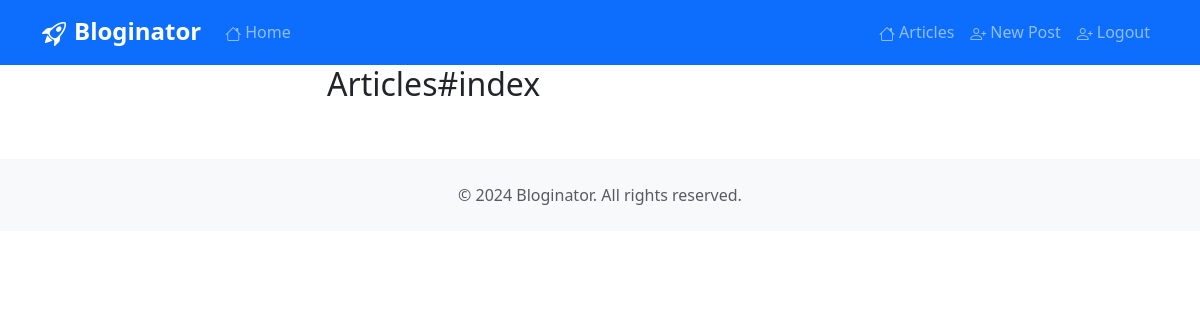
The page /articles (signed in) on the database as committed earlier.
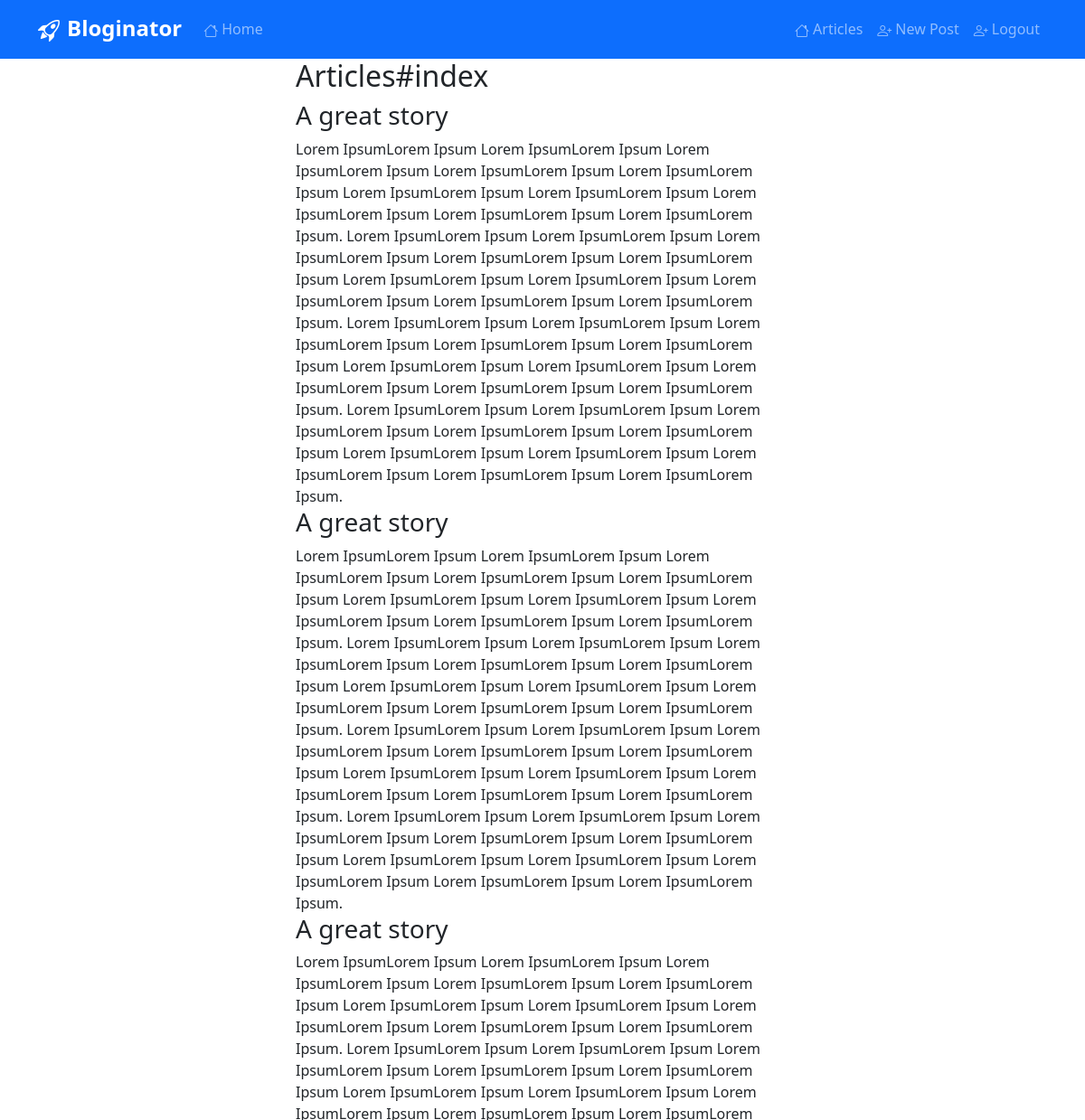
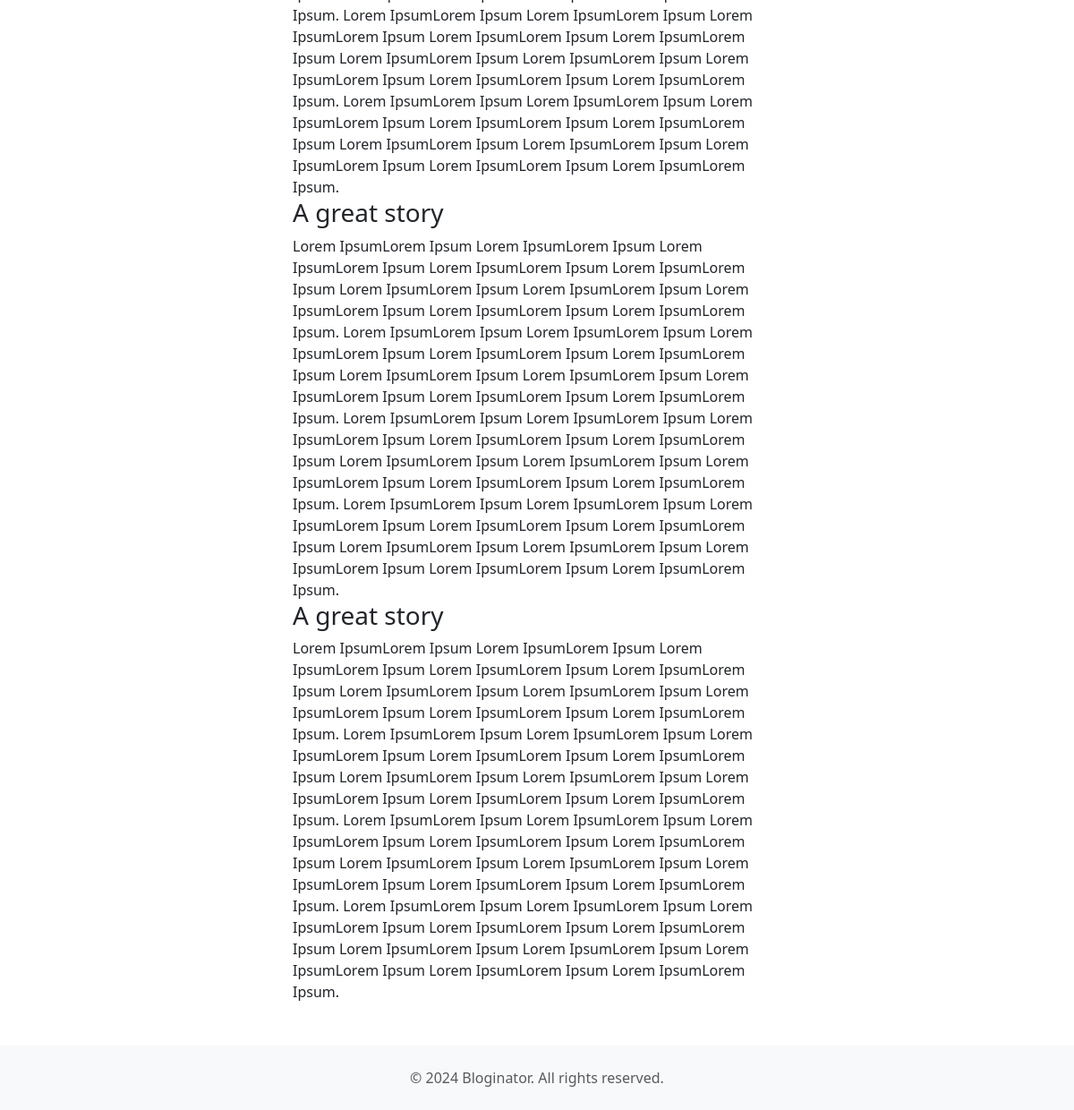
The same page on the database as committed later (2 pictures, top to bottom).
### models/article.py (models this page shows, shortened)
class Article(db.Model):
    __tablename__ = 'articles'
    id = db.Column(db.Integer, primary_key=True)
    title = db.Column(db.String(255))
    body = db.Column(db.String(255))
    created_at = db.Column(db.DateTime, default=datetime.utcnow)
    updated_at = db.Column(db.DateTime, default=datetime.utcnow, onupdate=datetime.utcnow)

### blueprints/articles.py (the view, shortened to what this page needs)
@articles.route('/articles', methods=['GET', 'POST'])
@login_required
def index():
    if request.method == 'GET':
        articles = Article.query.all()
        return render_template('articles-index.html', articles=articles)

### app.py (called while the page is built)
@login_manager.user_loader
def load_user(user_id):
    return User.query.get(int(user_id))

### templates/articles-index.html (shortened to what this page needs)
{% extends "base.html" %}
{% block content %}
<div class="container">
	<div class="row">
		<div class="col-lg-6 offset-lg-3">
			<h2>Articles#index</h2>
			{% for a in articles %}
			  <h3>{{ a.title }}</h3>
			  <div>{{ a.body }}</div>
			{% endfor %}
		</div>
	</div>
</div>
{% endblock %}

### templates/base.html (shortened to what this page needs)
<!DOCTYPE html>
<html lang="en">
<head>
    <link href="https://cdn.jsdelivr.net/npm/bootstrap@5.3.0/dist/css/bootstrap.min.css" rel="stylesheet">
    <link rel="stylesheet" href="https://cdn.jsdelivr.net/npm/bootstrap-icons@1.10.0/font/bootstrap-icons.css">
    <link rel="stylesheet" href="{{ url_for('static', filename='css/style.css') }}">
</head>
<body>
    <nav class="navbar navbar-expand-lg navbar-dark bg-primary">
        <div class="container">
            <a class="navbar-brand fw-bold" href="{{ url_for('pages.home') }}">
                <i class="bi bi-rocket-takeoff me-2"></i>Bloginator
            </a>
            <div class="collapse navbar-collapse" id="navbarNav">
                <ul class="navbar-nav me-auto">
                    <li class="nav-item">
                        <a class="nav-link" href="{{ url_for('pages.home') }}">
                            <i class="bi bi-house me-1"></i>Home
                        </a>
                    </li>
                </ul>
                <ul class="navbar-nav">
                    {% if current_user.is_authenticated %}
                        <li class="nav-item">
                            <a class="nav-link" href="{{ url_for('articles.index') }}">
                                <i class="bi bi-house me-1"></i>Articles
                            </a>
                        </li>
                        <li class="nav-item">
                            <a class="nav-link" href="{{ url_for('articles.new') }}">
                                <i class="bi bi-person-plus me-1"></i>New Post
                            </a>
                        </li>
                        <li class="nav-item">
                            <a class="nav-link" href="{{ url_for('auth.logout') }}">
                                <i class="bi bi-person-plus me-1"></i>Logout
                            </a>
                        </li>
                    {% endif %}
                </ul>
            </div>
        </div>
    </nav>
    <main>
        {% block content %}{% endblock %}
    </main>
    <footer class="bg-light text-center text-muted py-4 mt-5">
        <div class="container">
            <p class="mb-0">&copy; 2024 Bloginator. All rights reserved.</p>
        </div>
    </footer>
</body>
</html>

### static/css/style.css (style rules this page uses)
.navbar-brand { font-size: 1.5rem; }
.bi { vertical-align: -0.125em; }

Rows that differ between the two databases and show on the page:
added Article: title "A great story", body "Lorem IpsumLorem Ipsum Lorem IpsumLorem Ipsum Lorem IpsumLorem Ipsum Lorem IpsumLorem Ipsum Lorem IpsumLorem Ipsum Lorem IpsumLorem Ipsum Lorem IpsumLorem Ipsum Lorem IpsumLorem Ipsum Lorem IpsumLorem Ipsum Lorem IpsumLorem Ipsum. Lorem IpsumLorem Ipsum Lorem IpsumLorem Ipsum Lorem IpsumLorem Ipsum Lorem IpsumLorem Ipsum Lorem IpsumLorem Ipsum Lorem IpsumLorem Ipsum Lorem IpsumLorem Ipsum Lorem IpsumLorem Ipsum Lorem IpsumLorem Ipsum Lorem IpsumLorem Ipsum. Lorem IpsumLorem Ipsum Lorem IpsumLorem Ipsum Lorem IpsumLorem Ipsum Lorem IpsumLorem Ipsum Lorem IpsumLorem Ipsum Lorem IpsumLorem Ipsum Lorem IpsumLorem Ipsum Lorem IpsumLorem Ipsum Lorem IpsumLorem Ipsum Lorem IpsumLorem Ipsum. Lorem…"
added Article: title "A great story", body "Lorem IpsumLorem Ipsum Lorem IpsumLorem Ipsum Lorem IpsumLorem Ipsum Lorem IpsumLorem Ipsum Lorem IpsumLorem Ipsum Lorem IpsumLorem Ipsum Lorem IpsumLorem Ipsum Lorem IpsumLorem Ipsum Lorem IpsumLorem Ipsum Lorem IpsumLorem Ipsum. Lorem IpsumLorem Ipsum Lorem IpsumLorem Ipsum Lorem IpsumLorem Ipsum Lorem IpsumLorem Ipsum Lorem IpsumLorem Ipsum Lorem IpsumLorem Ipsum Lorem IpsumLorem Ipsum Lorem IpsumLorem Ipsum Lorem IpsumLorem Ipsum Lorem IpsumLorem Ipsum. Lorem IpsumLorem Ipsum Lorem IpsumLorem Ipsum Lorem IpsumLorem Ipsum Lorem IpsumLorem Ipsum Lorem IpsumLorem Ipsum Lorem IpsumLorem Ipsum Lorem IpsumLorem Ipsum Lorem IpsumLorem Ipsum Lorem IpsumLorem Ipsum Lorem IpsumLorem Ipsum. Lorem…"
added Article: title "A great story", body "Lorem IpsumLorem Ipsum Lorem IpsumLorem Ipsum Lorem IpsumLorem Ipsum Lorem IpsumLorem Ipsum Lorem IpsumLorem Ipsum Lorem IpsumLorem Ipsum Lorem IpsumLorem Ipsum Lorem IpsumLorem Ipsum Lorem IpsumLorem Ipsum Lorem IpsumLorem Ipsum. Lorem IpsumLorem Ipsum Lorem IpsumLorem Ipsum Lorem IpsumLorem Ipsum Lorem IpsumLorem Ipsum Lorem IpsumLorem Ipsum Lorem IpsumLorem Ipsum Lorem IpsumLorem Ipsum Lorem IpsumLorem Ipsum Lorem IpsumLorem Ipsum Lorem IpsumLorem Ipsum. Lorem IpsumLorem Ipsum Lorem IpsumLorem Ipsum Lorem IpsumLorem Ipsum Lorem IpsumLorem Ipsum Lorem IpsumLorem Ipsum Lorem IpsumLorem Ipsum Lorem IpsumLorem Ipsum Lorem IpsumLorem Ipsum Lorem IpsumLorem Ipsum Lorem IpsumLorem Ipsum. Lorem…"
added Article: title "A great story", body "Lorem IpsumLorem Ipsum Lorem IpsumLorem Ipsum Lorem IpsumLorem Ipsum Lorem IpsumLorem Ipsum Lorem IpsumLorem Ipsum Lorem IpsumLorem Ipsum Lorem IpsumLorem Ipsum Lorem IpsumLorem Ipsum Lorem IpsumLorem Ipsum Lorem IpsumLorem Ipsum. Lorem IpsumLorem Ipsum Lorem IpsumLorem Ipsum Lorem IpsumLorem Ipsum Lorem IpsumLorem Ipsum Lorem IpsumLorem Ipsum Lorem IpsumLorem Ipsum Lorem IpsumLorem Ipsum Lorem IpsumLorem Ipsum Lorem IpsumLorem Ipsum Lorem IpsumLorem Ipsum. Lorem IpsumLorem Ipsum Lorem IpsumLorem Ipsum Lorem IpsumLorem Ipsum Lorem IpsumLorem Ipsum Lorem IpsumLorem Ipsum Lorem IpsumLorem Ipsum Lorem IpsumLorem Ipsum Lorem IpsumLorem Ipsum Lorem IpsumLorem Ipsum Lorem IpsumLorem Ipsum. Lorem…"
added Article: title "A great story", body "Lorem IpsumLorem Ipsum Lorem IpsumLorem Ipsum Lorem IpsumLorem Ipsum Lorem IpsumLorem Ipsum Lorem IpsumLorem Ipsum Lorem IpsumLorem Ipsum Lorem IpsumLorem Ipsum Lorem IpsumLorem Ipsum Lorem IpsumLorem Ipsum Lorem IpsumLorem Ipsum. Lorem IpsumLorem Ipsum Lorem IpsumLorem Ipsum Lorem IpsumLorem Ipsum Lorem IpsumLorem Ipsum Lorem IpsumLorem Ipsum Lorem IpsumLorem Ipsum Lorem IpsumLorem Ipsum Lorem IpsumLorem Ipsum Lorem IpsumLorem Ipsum Lorem IpsumLorem Ipsum. Lorem IpsumLorem Ipsum Lorem IpsumLorem Ipsum Lorem IpsumLorem Ipsum Lorem IpsumLorem Ipsum Lorem IpsumLorem Ipsum Lorem IpsumLorem Ipsum Lorem IpsumLorem Ipsum Lorem IpsumLorem Ipsum Lorem IpsumLorem Ipsum Lorem IpsumLorem Ipsum. Lorem…"
